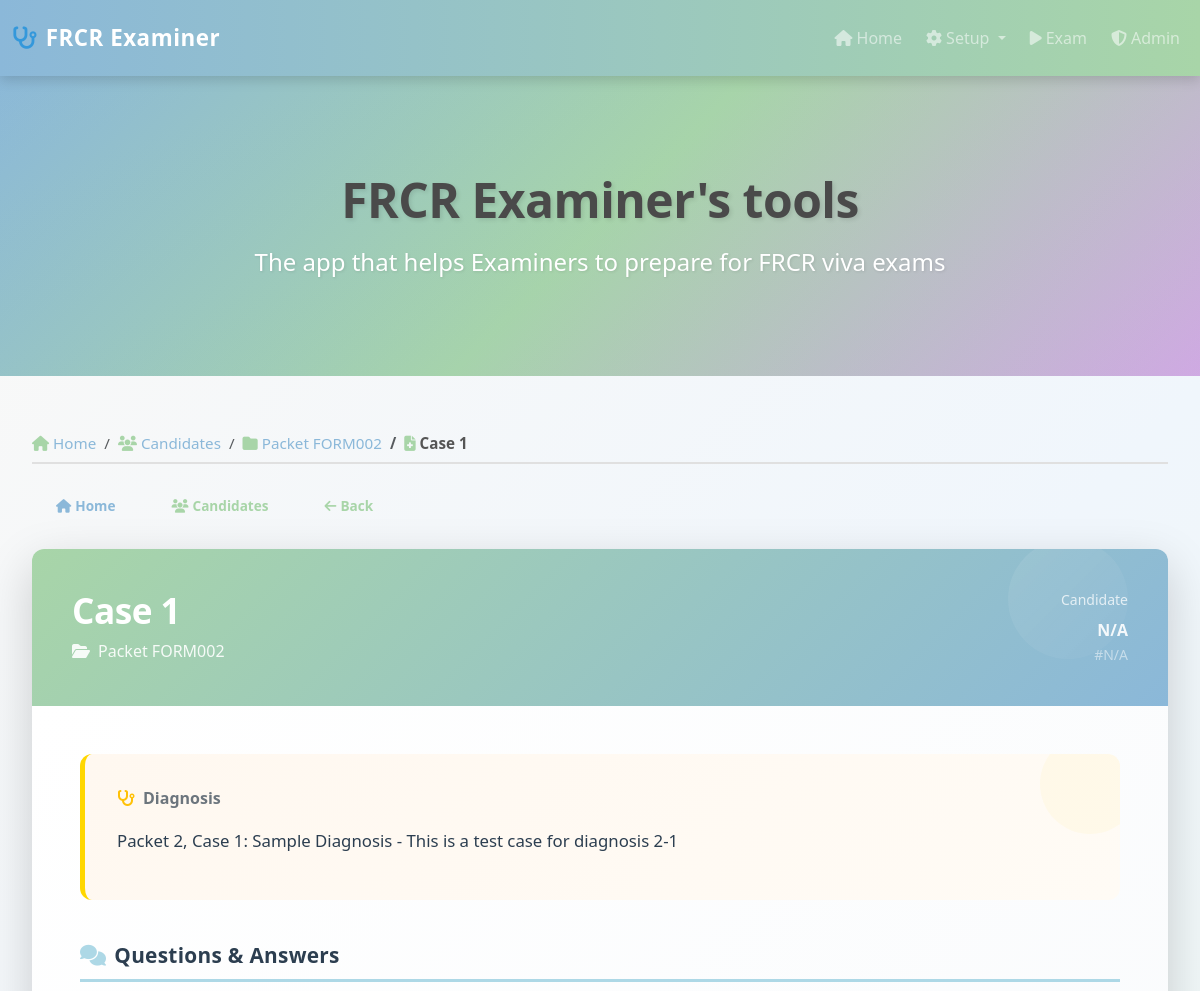
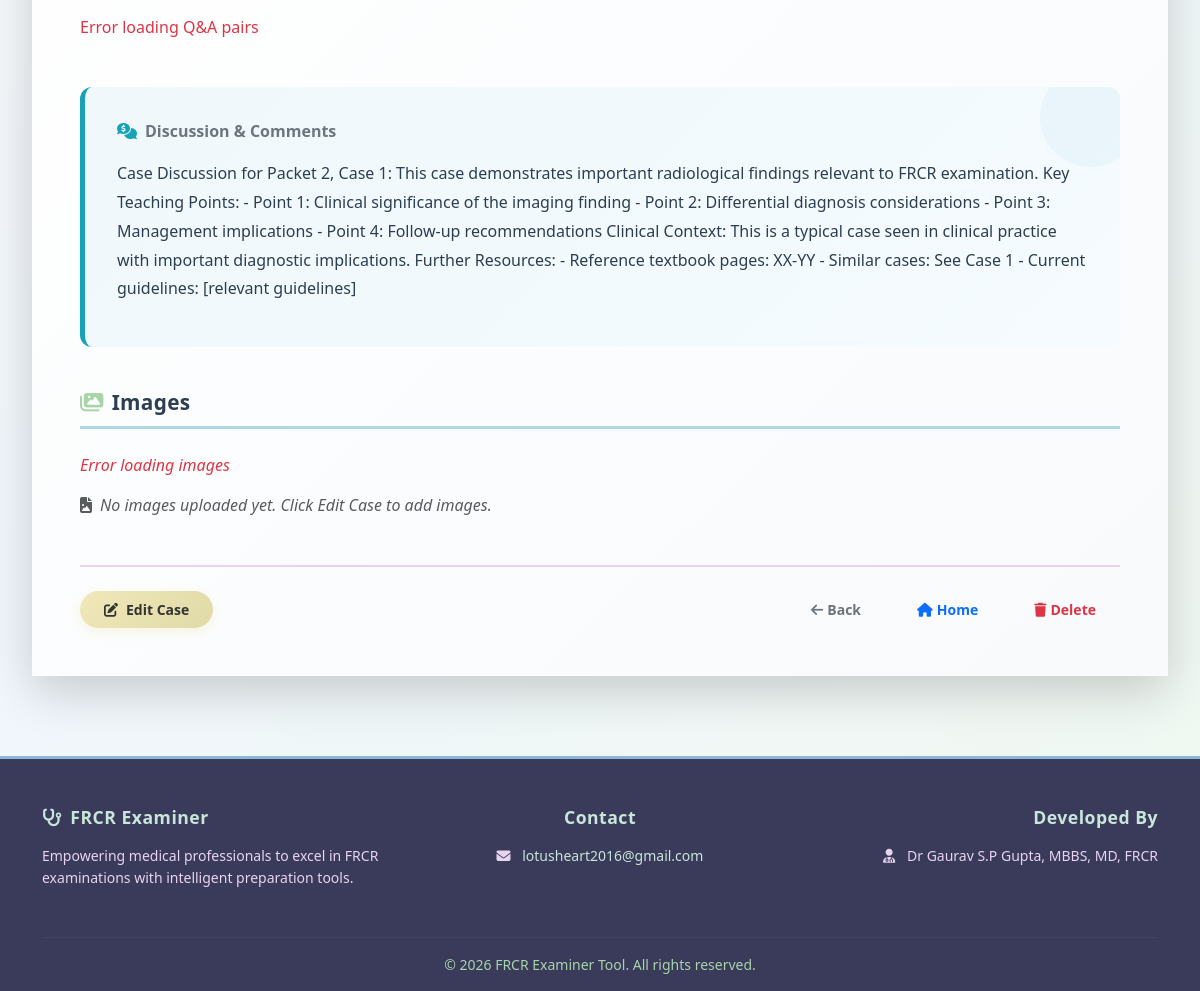
Page /view-case/4 on the committed database (2 pictures, top to bottom).
### models.py (models this page shows, shortened)
class Packet(db.Model):
    id = db.Column(db.Integer, primary_key=True)
    exam_id = db.Column(db.Integer, db.ForeignKey('exam_session.id'), nullable=False)
    packet_number = db.Column(db.Integer, nullable=False)  # 1-4
    packet_id = db.Column(db.String(50), nullable=False)  # e.g., FORM001, FORM002
    cases = db.relationship('Case', backref='packet', lazy=True, cascade='all, delete-orphan')

class Case(db.Model):
    id = db.Column(db.Integer, primary_key=True)
    packet_id = db.Column(db.Integer, db.ForeignKey('packet.id'), nullable=False)
    case_number = db.Column(db.Integer, nullable=False)  # 1-3 per packet
    diagnosis = db.Column(db.Text, nullable=False)
    questions = db.Column(db.Text, nullable=False)  # Legacy - for backward compatibility
    answers = db.Column(db.Text, nullable=False)  # Legacy - for backward compatibility
    discussion = db.Column(db.Text)  # Optional discussion/comments
    images = db.relationship('CaseImage', backref='case', lazy=True, cascade='all, delete-orphan')
    question_items = db.relationship('Question', backref='case', lazy=True, cascade='all, delete-orphan')
    answer_items = db.relationship('Answer', backref='case', lazy=True, cascade='all, delete-orphan')

### app.py (the view)
@app.route('/view-case/<int:case_id>')
def view_case(case_id):
    case = Case.query.get(case_id)
    if not case:
        return redirect(url_for('start_exam'))
    packet = Packet.query.get(case.packet_id)
    candidate_id = session.get('current_candidate_id')
    candidate = Candidate.query.get(candidate_id) if candidate_id else None
    return render_template('view_case.html', case=case, packet=packet, candidate=candidate)

### templates/view_case.html (shortened to what this page needs)
{% extends "base.html" %}
{% block content %}
<div class="row">
    <div class="col-12 px-2 px-md-4">
        <nav aria-label="breadcrumb" class="mb-4">
            <ol class="breadcrumb breadcrumb-custom">
                <li class="breadcrumb-item"><a href="/"><i class="fas fa-home me-1"></i>Home</a></li>
                <li class="breadcrumb-item"><a href="/select-candidate"><i class="fas fa-users me-1"></i>Candidates</a></li>
                <li class="breadcrumb-item"><a href="/view-packet/{{ case.packet.id }}"><i class="fas fa-folder me-1"></i>Packet {{ packet.packet_id if packet else 'N/A' }}</a></li>
                <li class="breadcrumb-item active"><i class="fas fa-file-medical me-1"></i>Case {{ case.case_number }}</li>
            </ol>
        </nav>
        <div class="quick-nav-section mb-4 d-flex flex-wrap gap-2 justify-content-between align-items-center">
            <div class="quick-nav-group">
                <a href="/" class="btn btn-sm btn-outline-primary rounded-pill" title="Go back to Home">
                    <i class="fas fa-home me-1"></i>Home
                </a>
                <a href="/select-candidate" class="btn btn-sm btn-outline-secondary rounded-pill" title="View all candidates">
                    <i class="fas fa-users me-1"></i>Candidates
                </a>
                <a href="/view-packet/{{ case.packet.id }}" class="btn btn-sm btn-outline-secondary rounded-pill" title="Back to packet">
                    <i class="fas fa-arrow-left me-1"></i>Back
                </a>
            </div>
        </div>
        {% if case %}
        <div class="case-card mb-4 card border-0 shadow-lg">
            <div class="case-card-header bg-gradient-success text-white py-4 px-4 px-md-5">
                <div class="d-flex justify-content-between align-items-start flex-wrap gap-3">
                    <div>
                        <h3 class="mb-2 fw-bold" style="font-size: 2rem; letter-spacing: -0.5px;">Case {{ case.case_number }}</h3>
                        <p class="mb-0 fs-6 opacity-90"><i class="fas fa-folder-open me-2"></i>Packet {{ packet.packet_id if packet else '' }}</p>
                    </div>
                    <div class="text-end">
                        <small class="d-block opacity-75 mb-2">Candidate</small>
                        <p class="mb-0 fw-bold text-white">
                            {{ candidate.candidate_name if candidate else 'N/A' }}
                        </p>
                        <small class="text-white-50">#{{ candidate.candidate_number if candidate else 'N/A' }}</small>
                    </div>
                </div>
            </div>
            <div class="card-body p-4 p-md-5" style="background: linear-gradient(135deg, #ffffff 0%, #f8fafc 100%);">
                <div class="case-details">
                    <div class="detail-section diagnosis-section mb-5 p-4 rounded-3" style="background: linear-gradient(135deg, #fff8f0 0%, #fffbf5 100%); border-left: 5px solid #FFD700;">
                        <label class="detail-label fw-bold text-secondary mb-3 d-block"><i class="fas fa-stethoscope me-2" style="color: #FFC107;"></i>Diagnosis</label>
                        <div class="detail-content diagnosis-text" style="line-height: 1.8; font-size: 1.05rem; color: #2c3e50; text-align: left;">{{ case.diagnosis }}</div>
                    </div>
                    <div class="detail-section qa-section mb-5">
                        <label class="section-title fw-bold mb-4 d-block"><i class="fas fa-comments me-2" style="color: #ADD8E6;"></i>Questions & Answers</label>
                        <div id="qaContainer" class="detail-content">
                        </div>
                    </div>
                    <div class="detail-section discussion-section mb-5 p-4 rounded-3" style="background: linear-gradient(135deg, #f0f8fc 0%, #f5fbff 100%); border-left: 5px solid #17a2b8;">
                        <label class="detail-label fw-bold text-secondary mb-3 d-block"><i class="fas fa-comments-dollar me-2" style="color: #17a2b8;"></i>Discussion & Comments</label>
                        <div class="detail-content discussion-text" style="line-height: 1.8; color: #2c3e50; text-align: left;">
                            {% if case.discussion %}{{ case.discussion }}{% else %}<em class="text-muted"><i class="fas fa-info-circle me-2"></i>No discussion provided.</em>{% endif %}
                        </div>
                    </div>
                    <div class="detail-section images-section mb-5">
                        <label class="section-title fw-bold mb-4 d-block"><i class="fas fa-images me-2" style="color: #a8d5a8;"></i>Images</label>
                        <div id="imagesContainer" class="detail-content">
                            <div id="imagesList" class="images-gallery d-flex flex-wrap gap-3"></div>
                            <p id="noImagesMsg" class="text-muted mt-3"><i class="fas fa-file-image me-2"></i>No images uploaded yet. Click Edit Case to add images.</p>
                        </div>
                    </div>
                </div>
                <div class="action-buttons mt-5 pt-4 border-top d-flex flex-wrap gap-2 justify-content-between align-items-center">
                    <div class="btn-group-primary">
                        <button class="btn btn-warning btn-sm rounded-pill px-4" onclick="openCaseEditModal({{ case.id }})">
                            <i class="fas fa-edit me-2"></i>Edit Case
                        </button>
                    </div>
                    <div class="btn-group-secondary d-flex gap-2">
                        <a href="/view-packet/{{ case.packet.id }}" class="btn btn-outline-secondary btn-sm rounded-pill px-3" title="Return to packet cases">
                            <i class="fas fa-arrow-left me-1"></i>Back
                        </a>
                        <a href="/" class="btn btn-outline-primary btn-sm rounded-pill px-3" title="Go to home">
                            <i class="fas fa-home me-1"></i>Home
                        </a>
                        <button class="btn btn-outline-danger btn-sm rounded-pill px-3" onclick="deleteCase({{ case.id }})" title="Delete this case permanently">
                            <i class="fas fa-trash me-1"></i>Delete
                        </button>
                    </div>
                </div>
            </div>
        </div>
        {% else %}
        <div class="alert alert-danger">
            <h4>Error</h4>
            <p>Could not load case information.</p>
            <a href="/start-exam" class="btn btn-primary btn-sm">Back to Exam</a>
        </div>
        {% endif %}
    </div>
</div>
{% endblock %}

### templates/view_case.html (style rules this page uses)
@media (min-width: 769px) { .detail-label { display: inline-block; min-width: 150px; margin-bottom: 12px; } }
@media (min-width: 769px) { .detail-content { display: block; width: 100%; margin-bottom: 12px; vertical-align: top; text-align: left !important; } }
.detail-section { margin-bottom: 24px; }
#imagesContainer { display: block !important; width: 100% !important; }

### rows in the picture
Packet: packet "FORM002"
Case: case_number "1", diagnosis "Packet 2, Case 1: Sample Diagnosis - This is a test case for diagnosis 2-1", discussion "Case Discussion for Packet 2, Case 1: This case demonstrates important radiological findings relevant to FRCR examination. Key Teaching Points: - Point 1: Clinical significance of the imaging finding - Point 2: Differential diagnosis considerations - Point 3: Management implications - Point 4: Follow-up recommendations Clinical Context: This is a typical case seen in clinical practice with important diagnostic implications. Further Resources: - Reference textbook pages: XX-YY - Similar cases: See Case 1 - Current guidelines: [relevant guidelines]"

### other values in the picture
{{ candidate.candidate_name if candidate else 'N/A' }} "N/A"
{{ candidate.candidate_number if candidate else 'N/A' }} "N/A"
